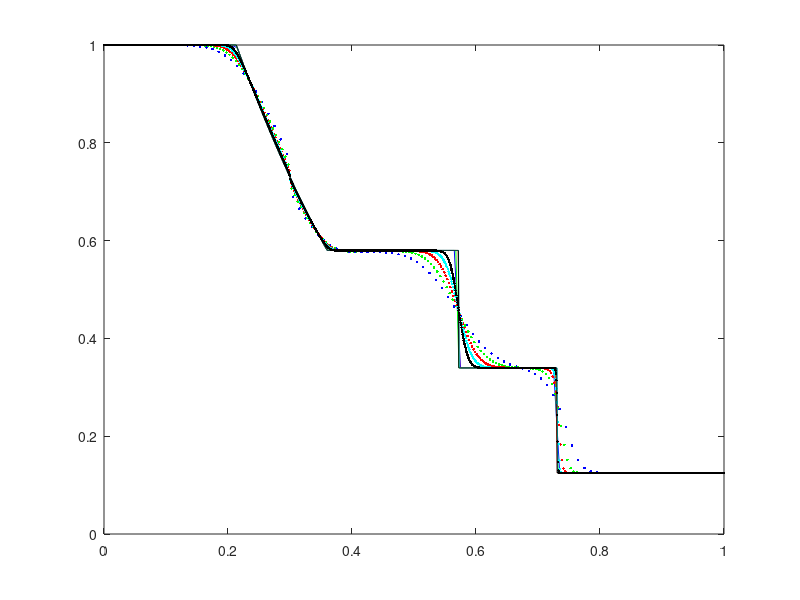

Reproduce this figure in MATLAB.
num=load('1D_Rie_Test_10.dat')
plot(num(:,1),num(:,2),'b.')
hold on
exact=load('exact0.dat')
plot(num(:,1),exact,'b')
num=load('1D_Rie_Test_11.dat')
plot(num(:,1),num(:,2),'g.')
exact=load('exact1.dat')
plot(num(:,1),exact,'g')
num=load('1D_Rie_Test_12.dat')
plot(num(:,1),num(:,2),'r.')
exact=load('exact2.dat')
plot(num(:,1),exact,'r')
num=load('1D_Rie_Test_13.dat')
plot(num(:,1),num(:,2),'c.')
exact=load('exact3.dat')
plot(num(:,1),exact,'c')
num=load('1D_Rie_Test_14.dat')
plot(num(:,1),num(:,2),'k.')
exact=load('exact4.dat')
plot(num(:,1),exact,'k')
hold off
